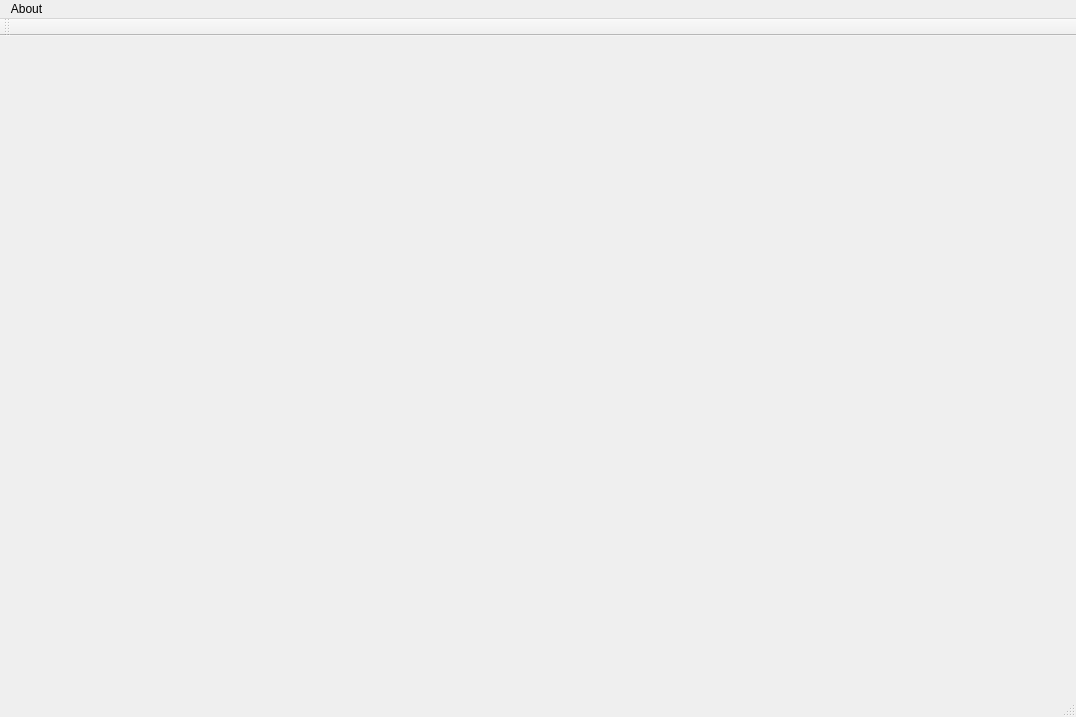
<?xml version="1.0" encoding="UTF-8"?>
<ui version="4.0">
 <class>MainWindow</class>
 <widget class="QMainWindow" name="MainWindow">
  <property name="geometry">
   <rect>
    <x>0</x>
    <y>0</y>
    <width>1076</width>
    <height>717</height>
   </rect>
  </property>
  <property name="windowTitle">
   <string>GKD Monitor</string>
  </property>
  <widget class="QWidget" name="centralWidget"/>
  <widget class="QMenuBar" name="menuBar">
   <property name="geometry">
    <rect>
     <x>0</x>
     <y>0</y>
     <width>1076</width>
     <height>24</height>
    </rect>
   </property>
   <widget class="QMenu" name="menuAbout">
    <property name="title">
     <string>About</string>
    </property>
    <addaction name="actionAbout_GKD_Monitor"/>
    <addaction name="actionAbout_Qt"/>
   </widget>
   <addaction name="menuAbout"/>
  </widget>
  <widget class="QToolBar" name="mainToolBar">
   <attribute name="toolBarArea">
    <enum>TopToolBarArea</enum>
   </attribute>
   <attribute name="toolBarBreak">
    <bool>false</bool>
   </attribute>
  </widget>
  <widget class="QStatusBar" name="statusBar"/>
  <action name="actionAbout_GKD_Monitor">
   <property name="text">
    <string>About GKD Monitor</string>
   </property>
  </action>
  <action name="actionAbout_Qt">
   <property name="text">
    <string>About Qt</string>
   </property>
  </action>
 </widget>
 <layoutdefault spacing="6" margin="11"/>
 <resources/>
 <connections/>
</ui>
